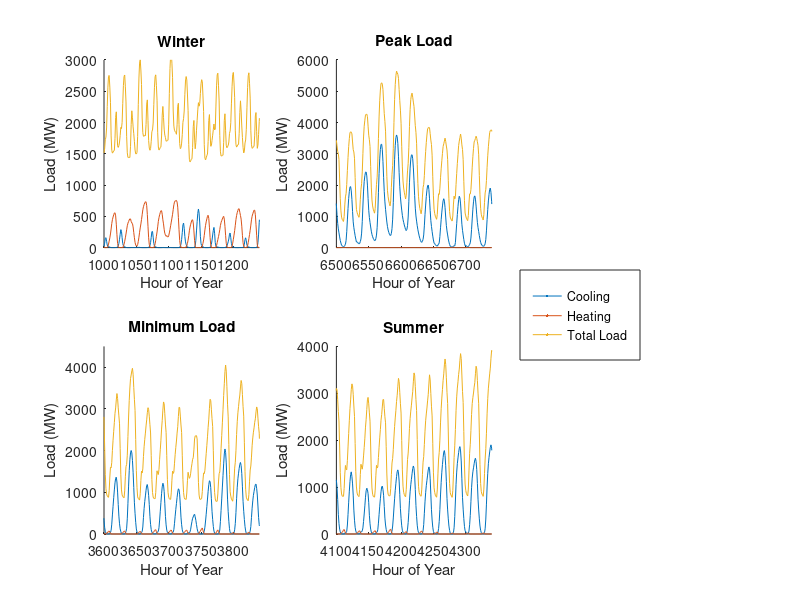
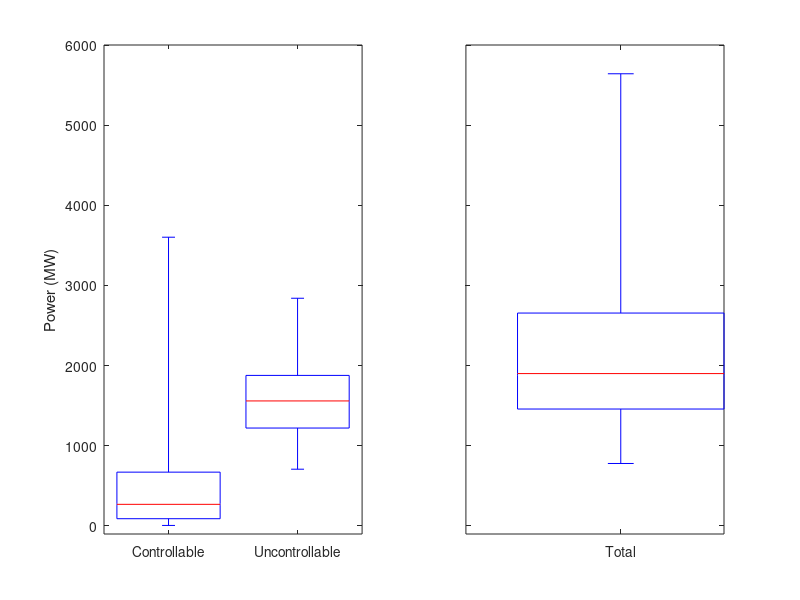

Write MATLAB code to recreate these figures, in order. (Note: this script raises an error after producing the figures.)
clear,clc,close all

LoadData = csvread('LA_residential_enduses.csv',1,1);

Fans = LoadData(:,1);
Pumps = LoadData(:,2);
Heating = LoadData(:,3);
Cooling = LoadData(:,4);
InteriorLighting = LoadData(:,5);
ExteriorLighting = LoadData(:,6);
WaterSystems = LoadData(:,7);
InteriorEquipment = LoadData(:,8);

TotalLoad = sum(LoadData,2);

%% Make a yearly plot of the data

figure(1)
set(gcf, 'units','normalized','outerposition',[0 0 0.5 0.5]);

n_rows = 2;
n_columns = 3;

subplot(n_rows,n_columns,1)
hold on
plot(Cooling)
plot(Heating)
plot(TotalLoad)
axis([1000 1240 0 3000])
xlabel('Hour of Year')
ylabel('Load (MW)')
title('Winter')

subplot(n_rows,n_columns,2)
hold on
plot(Cooling)
plot(Heating)
plot(TotalLoad)
axis([6500 6740 0 6000])
xlabel('Hour of Year')
ylabel('Load (MW)')
title('Peak Load')

subplot(n_rows,n_columns,4)
hold on
plot(Cooling)
plot(Heating)
plot(TotalLoad)
axis([3600 3840 0 4500])
xlabel('Hour of Year')
ylabel('Load (MW)')
title('Minimum Load')

subplot(n_rows,n_columns,5)
hold on
plot(Cooling)
plot(Heating)
plot(TotalLoad)
axis([4100 4340 0 4000])
xlabel('Hour of Year')
ylabel('Load (MW)')
title('Summer')


temp = plot(1:10,1:10,1:10,2:11,1:10,3:12);
c = get(temp,'Color');


h = zeros(3, 1);
h(1) = plot(NaN,NaN,'Color',[0 0.4470 0.7410]);
h(2) = plot(NaN,NaN,'Color',[0.85 0.325 0.0980]);
h(3) = plot(NaN,NaN,'Color',[0.9290 0.694 0.125]);


hL = legend(h, 'Cooling','Heating','Total Load');


newPosition = [0.65 0.4 0.15 0.15];
newUnits = 'normalized';
set(hL,'Position', newPosition,'Units', newUnits);

%suptitle('TITLE')

saveas(gcf,'LoadData.png')


%% Box and whisker plots
close all

nonDispatchableLoads = Fans + Pumps + InteriorLighting + ExteriorLighting + WaterSystems + InteriorEquipment;
dispatchableLoads = Cooling + Heating;

f2 = figure(2);
h1 = subplot(1,2,1);
boxplot([dispatchableLoads,nonDispatchableLoads],'Labels',{'Controllable','Uncontrollable'},'Whisker',6)
ylim([-100 6000])
ylabel('Power (MW)')


h2 = subplot(1,2,2);
boxplot(TotalLoad,'Labels',{'Total'},'Whisker',6)
ylim([-100 6000])
set(gca,'YTickLabel',{' '})
%suptitle('????')


set(h1, 'Position', [h1.Position(1) + 0.02 h1.Position(2) h1.Position(3) h1.Position(4)]);
set(h2, 'Position', [h2.Position(1) - 0.02 h2.Position(2) h1.Position(3) h2.Position(4)]); %Not a type-o. Setting the width to the same as h1
set(f2, 'Position', [680 707 633 271]);

saveas(gcf,'LoadDataBoxPlot.png')


%% Plot the results
clear,clc,close all

UnservedDRdata = csvread('UnservedHours_DR.csv',1,0);
UnservedBaseCasedata = csvread('UnservedHoursBaseCase.csv',1,0);

%Should I do a sorted bar graph, or a histogram? or what?
histogram(UnservedBaseCasedata)
xlabel('Hours of lost load per MC iteration')
ylabel('Number of iterations with this amount')

figure
bar(sort(UnservedBaseCasedata))

f = figure
xlabel('Equivalent Firm Capacity (MW)')
ylabel('Mean annual LOLE (Hours)')
title('Equivalent Firm Capacity Determination')
hold on


EFC_results = csvread('EFC_results.csv',1,0);


xi = 0:0.1:max(EFC_results(:,1));
EFC_interp = interp1(EFC_results(:,1),EFC_results(:,2),xi);


meanAnnualUnservedLoadHours = mean(UnservedDRdata);

titles = {'DR Participation 25%','DR Participation 50%','DR Participation 75%','DR Participation 100%'};
y_axes = [4 1 0.3 0.1];
for i = 1:length(meanAnnualUnservedLoadHours)-1
    h{i} = subplot(length(meanAnnualUnservedLoadHours)-1,1,i);
    p{i} = get(h{i}, 'Position');
    hold on
    plot([0 1*max(EFC_results(:,1))], meanAnnualUnservedLoadHours(i+1)*[1,1],'--k','Linewidth',1)
    plot(xi,EFC_interp,'-','Linewidth',2,'Color',[0 0.4470 0.7410])
    plot(EFC_results(:,1),EFC_results(:,2),'o','Linewidth',2,'Color',[0 0.4470 0.7410])
    axis([0 4000 0 y_axes(i)])
    title(titles{i},'FontSize',14)
    
    [temp1, temp2] = min(abs(EFC_interp - meanAnnualUnservedLoadHours(i+1)));
    %plot([EFC_interp(temp2) 0],[EFC_interp(temp2) meanAnnualUnservedLoadHours(i+1)],'--k')
    plot([xi(temp2) xi(temp2)],[0 EFC_interp(temp2)],'--k')
    plot(xi(temp2),0,'rx','MarkerSize',20)
end

set(f, 'Position',[0 0 958 952]);
aa = [0.10 0.11 0.9 0.8]
h3=axes('position',aa,'visible','off');
h_label=ylabel('Annual Average LOLE (Hrs)','visible','on','FontSize',20);
xlabel('Equivalent Firm Capacity (MW)','visible','on','FontSize',16);





